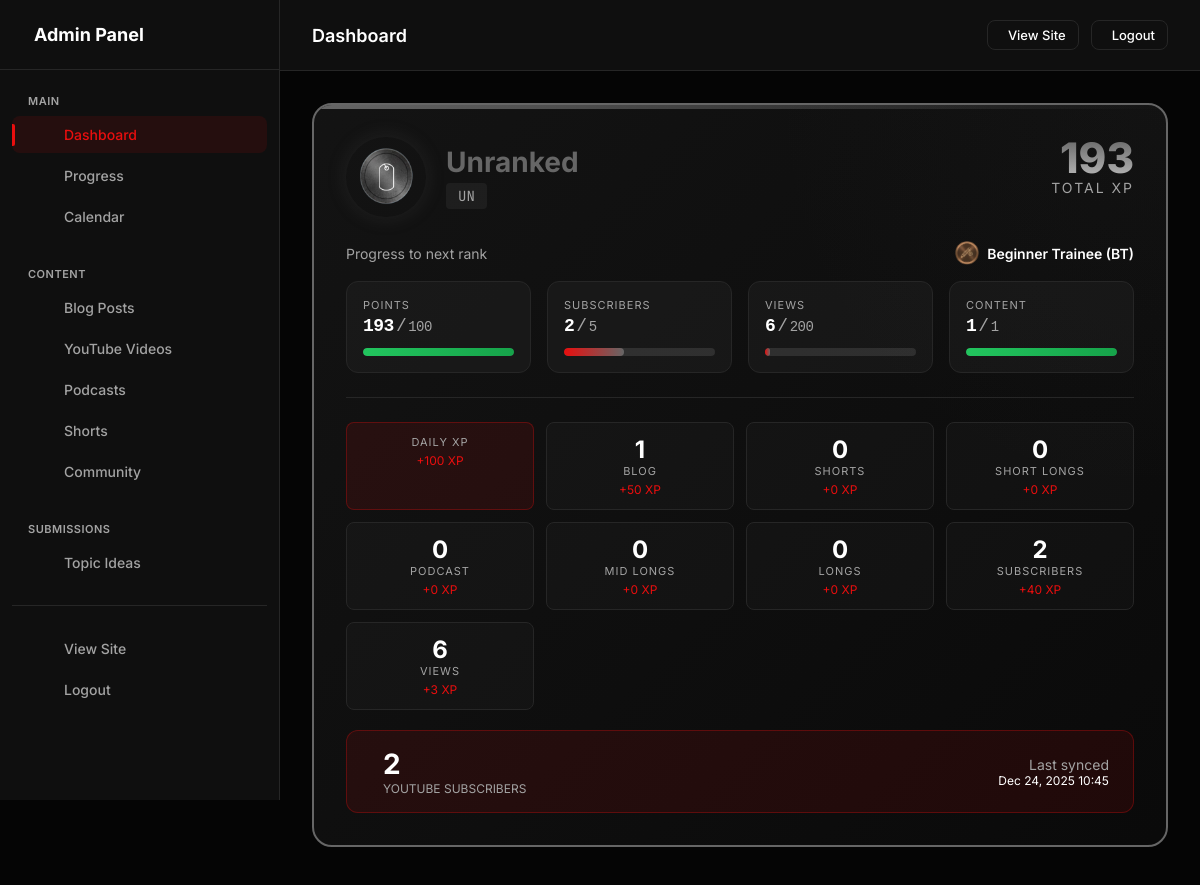
Before: /admin (signed in, upper part) with the older database file.
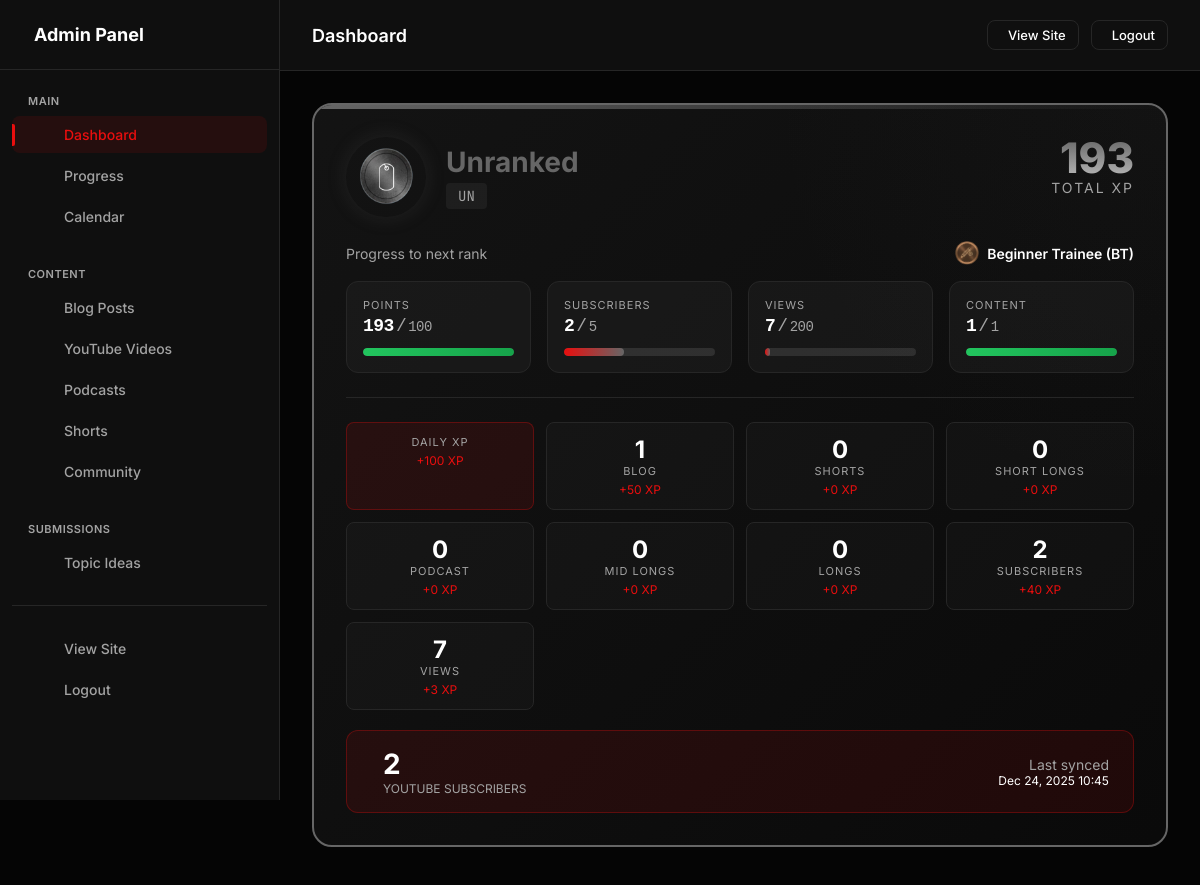
After: the same page with the newer database file.
### models.py (models this page shows, shortened)
class GamificationStats(db.Model):
    __tablename__ = 'gamification_stats'
    id = db.Column(db.Integer, primary_key=True)
    subscriber_count = db.Column(db.Integer, default=0)
    total_channel_views = db.Column(db.Integer, default=0)
    total_points = db.Column(db.Integer, default=0)
    total_content_count = db.Column(db.Integer, default=0)
    total_views = db.Column(db.Integer, default=0)
    current_rank_code = db.Column(db.String(10), default='UNRANKED')
    current_rank_name = db.Column(db.String(50), default='Unranked')
    blog_count = db.Column(db.Integer, default=0)
    shorts_count = db.Column(db.Integer, default=0)
    short_longs_count = db.Column(db.Integer, default=0)  # Videos < 5 min
    podcast_count = db.Column(db.Integer, default=0)
    mid_longs_count = db.Column(db.Integer, default=0)    # Videos 5-15 min
    longs_count = db.Column(db.Integer, default=0)        # Videos > 15 min
    blog_points = db.Column(db.Integer, default=0)
    shorts_points = db.Column(db.Integer, default=0)
    short_longs_points = db.Column(db.Integer, default=0)
    podcast_points = db.Column(db.Integer, default=0)
    mid_longs_points = db.Column(db.Integer, default=0)
    longs_points = db.Column(db.Integer, default=0)
    subscriber_points = db.Column(db.Integer, default=0)  # 1 subscriber = 20 pts
    views_points = db.Column(db.Integer, default=0)       # 1 view = 0.5 pts
    daily_xp_points = db.Column(db.Integer, default=0)    # Accumulated daily XP from tasks
    created_at = db.Column(db.DateTime, default=datetime.utcnow)
    updated_at = db.Column(db.DateTime, default=datetime.utcnow, onupdate=datetime.utcnow)
    last_sync_at = db.Column(db.DateTime)
    def calculate_rank(self):
        current_rank, next_rank = get_rank_for_stats(
            self.total_points,
            self.subscriber_count,
            self.total_views,
            self.total_content_count
        )
        self.current_rank_code = current_rank['code']
        self.current_rank_name = current_rank['name']
        return current_rank, next_rank
    def get_progress_to_next_rank(self):
        current_rank, next_rank = get_rank_for_stats(
            self.total_points,
            self.subscriber_count,
            self.total_views,
            self.total_content_count
        )
        if not next_rank:
            return None  # Max rank achieved
        def safe_progress(current, target):
            if target == 0:
                return 100
            return min(100, int((current / target) * 100))
        return {
            'points': safe_progress(self.total_points, next_rank['points']),
            'subscribers': safe_progress(self.subscriber_count, next_rank['subscribers']),
            'views': safe_progress(self.total_views, next_rank['views']),
            'content': safe_progress(self.total_content_count, next_rank['content']),
            'next_rank': next_rank
        }

### app.py (the view)
    @app.route('/admin')
    @admin_required
    def admin_dashboard():
        sync_message = None
        try:
            sync_result = auto_sync_youtube()
            if sync_result:
                sync_message = sync_result
        except Exception as e:
            sync_message = f"Auto-sync error: {str(e)}"
        total_video_views = db.session.query(db.func.sum(YouTubeVideo.views)).scalar() or 0
        total_shorts_views = db.session.query(db.func.sum(Short.views)).scalar() or 0
        stats = {
            'blog_posts': BlogPost.query.count(),
            'published_blog': BlogPost.query.filter_by(published=True).count(),
            'youtube_videos': YouTubeVideo.query.count(),
            'published_videos': YouTubeVideo.query.filter_by(published=True).count(),
            'podcasts': Podcast.query.count(),
            'published_podcasts': Podcast.query.filter_by(published=True).count(),
            'shorts': Short.query.count(),
            'published_shorts': Short.query.filter_by(published=True).count(),
            'community_posts': CommunityPost.query.count(),
            'published_community': CommunityPost.query.filter_by(published=True).count(),
            'total_video_views': total_video_views,
            'total_shorts_views': total_shorts_views,
            'total_views': total_video_views + total_shorts_views,
        }
        gamification = calculate_gamification_stats()
        current_rank, next_rank = gamification.calculate_rank()
        progress = gamification.get_progress_to_next_rank()
        ranks = [r.to_dict() for r in Rank.get_all_ordered()]
        content_points = get_content_points()
        points_name = get_points_name()
        return render_template('admin/dashboard.html',
                             stats=stats,
                             sync_message=sync_message,
                             gamification=gamification,
                             current_rank=current_rank,
                             next_rank=next_rank,
                             progress=progress,
                             ranks=ranks,
                             content_points=content_points,
                             points_name=points_name)

### models.py (called while the page is built)
def get_content_points():
    return ContentPointValue.get_all_as_dict()

def get_points_name():
    return SystemSettings.get('points_name', 'XP')

    @staticmethod
    def get(key, default=None):
        setting = SystemSettings.query.filter_by(key=key).first()
        return setting.value if setting else default

    @staticmethod
    def get_all_ordered():
        return Rank.query.order_by(Rank.level.asc()).all()

    def to_dict(self):
        return {
            'code': self.code,
            'name': self.name,
            'points': self.points_required,
            'subscribers': self.subscribers_required,
            'views': self.views_required,
            'content': self.content_required,
            'color': self.color,
            'icon': self.icon,
            'level': self.level,
            'is_max_rank': self.is_max_rank
        }

    @staticmethod
    def get_all_as_dict():
        values = ContentPointValue.query.all()
        return {v.content_type: v.points for v in values}

### templates/admin/dashboard.html (shortened to what the changed rows need)
{% extends "admin/base.html" %}
{% block page_title %}Dashboard{% endblock %}
{% block content %}
<div class="gamification-section">
    <div class="rank-card" style="--rank-color: {{ current_rank.color if current_rank else '#666' }};">
        <div class="rank-header">
            <div class="rank-info">
                <div class="rank-details">
                    <h2>{{ current_rank.name if current_rank else 'Unranked' }}</h2>
                </div>
            </div>
            <div class="points-display">
                <div class="points-value">{{ "{:,}".format(gamification.total_points) }}</div>
                <div class="points-label">Total {{ points_name }}</div>
            </div>
        </div>
        {% if progress and next_rank %}
        <div class="progress-section">
            <div class="next-rank-label">
                <span>Progress to next rank</span>
                <span class="next-rank-name" style="display: flex; align-items: center; gap: 8px;">
                    <img src="{{ url_for('static', filename='badges/' ~ next_rank.icon) }}" alt="{{ next_rank.code }}" style="width: 24px; height: 24px;">
                    {{ next_rank.name }} ({{ next_rank.code }})
                </span>
            </div>
            <div class="progress-bars">
                <div class="progress-item">
                    <div class="progress-item-header">
                        <span class="progress-item-label">Points</span>
                        <span class="progress-item-value">{{ gamification.total_points|format_number }}<span class="separator">/</span><span class="target">{{ next_rank.points|format_number }}</span></span>
                    </div>
                    <div class="progress-bar-container">
                        <div class="progress-bar-fill {% if progress.points >= 100 %}complete{% endif %}" style="width: {{ progress.points|default(0) }}%;"></div>
                    </div>
                </div>
                <div class="progress-item">
                    <div class="progress-item-header">
                        <span class="progress-item-label">Subscribers</span>
                        <span class="progress-item-value">{{ gamification.subscriber_count|format_number }}<span class="separator">/</span><span class="target">{{ next_rank.subscribers|format_number }}</span></span>
                    </div>
                    <div class="progress-bar-container">
                        <div class="progress-bar-fill {% if progress.subscribers >= 100 %}complete{% endif %}" style="width: {{ progress.subscribers|default(0) }}%;"></div>
                    </div>
                </div>
                <div class="progress-item">
                    <div class="progress-item-header">
                        <span class="progress-item-label">Views</span>
                        <span class="progress-item-value">{{ gamification.total_views|format_number }}<span class="separator">/</span><span class="target">{{ next_rank.views|format_number }}</span></span>
                    </div>
                    <div class="progress-bar-container">
                        <div class="progress-bar-fill {% if progress.views >= 100 %}complete{% endif %}" style="width: {{ progress.views|default(0) }}%;"></div>
                    </div>
                </div>
                <div class="progress-item">
                    <div class="progress-item-header">
                        <span class="progress-item-label">Content</span>
                        <span class="progress-item-value">{{ gamification.total_content_count|format_number }}<span class="separator">/</span><span class="target">{{ next_rank.content|format_number }}</span></span>
                    </div>
                    <div class="progress-bar-container">
                        <div class="progress-bar-fill {% if progress.content >= 100 %}complete{% endif %}" style="width: {{ progress.content|default(0) }}%;"></div>
                    </div>
                </div>
            </div>
        </div>
        {% elif current_rank and current_rank.code == 'AL' %}
        <div class="max-rank-achieved">
            <h3><i class="ph ph-crown"></i> APEX LEGEND ACHIEVED!</h3>
            <p style="color: var(--text-muted);">You have reached the maximum rank. Legendary status unlocked!</p>
        </div>
        {% endif %}
        <div class="content-breakdown">
            <div class="content-type-item" style="background: rgba(233, 14, 14, 0.1); border-color: rgba(233, 14, 14, 0.3);">
                <div class="content-type-label">Daily XP</div>
                <div class="content-type-points">+{{ (gamification.daily_xp_points|default(0))|format_number }} {{ points_name }}</div>
            </div>
            <div class="content-type-item">
                <div class="content-type-count">{{ gamification.blog_count|format_number }}</div>
                <div class="content-type-label">Blog</div>
                <div class="content-type-points">+{{ gamification.blog_points|format_number }} {{ points_name }}</div>
            </div>
            <div class="content-type-item">
                <div class="content-type-count">{{ gamification.shorts_count|format_number }}</div>
                <div class="content-type-label">Shorts</div>
                <div class="content-type-points">+{{ gamification.shorts_points|format_number }} {{ points_name }}</div>
            </div>
            <div class="content-type-item">
                <div class="content-type-count">{{ gamification.short_longs_count|format_number }}</div>
                <div class="content-type-label">Short Longs</div>
                <div class="content-type-points">+{{ gamification.short_longs_points|format_number }} {{ points_name }}</div>
            </div>
            <div class="content-type-item">
                <div class="content-type-count">{{ gamification.podcast_count|format_number }}</div>
                <div class="content-type-label">Podcast</div>
                <div class="content-type-points">+{{ gamification.podcast_points|format_number }} {{ points_name }}</div>
            </div>
            <div class="content-type-item">
                <div class="content-type-count">{{ gamification.mid_longs_count|format_number }}</div>
                <div class="content-type-label">Mid Longs</div>
                <div class="content-type-points">+{{ gamification.mid_longs_points|format_number }} {{ points_name }}</div>
            </div>
            <div class="content-type-item">
                <div class="content-type-count">{{ gamification.longs_count|format_number }}</div>
                <div class="content-type-label">Longs</div>
                <div class="content-type-points">+{{ gamification.longs_points|format_number }} {{ points_name }}</div>
            </div>
            <div class="content-type-item">
                <div class="content-type-count">{{ gamification.subscriber_count|format_number }}</div>
                <div class="content-type-label">Subscribers</div>
                <div class="content-type-points">+{{ (gamification.subscriber_points|default(0))|format_number }} {{ points_name }}</div>
            </div>
            <div class="content-type-item">
                <div class="content-type-count">{{ gamification.total_views|format_number }}</div>
                <div class="content-type-label">Views</div>
                <div class="content-type-points">+{{ (gamification.views_points|default(0))|format_number }} {{ points_name }}</div>
            </div>
        </div>
        <div class="subscribers-display">
            <div>
                <div class="subscribers-count">{{ gamification.subscriber_count|format_number }}</div>
                <div class="subscribers-label">YouTube Subscribers</div>
            </div>
            <div style="margin-left: auto; text-align: right;">
                <div style="font-size: 14px; color: var(--text-muted);">Last synced</div>
                <div style="font-size: 12px; color: var(--text-main);">{{ gamification.last_sync_at.strftime('%b %d, %Y %H:%M') if gamification.last_sync_at else 'Never' }}</div>
            </div>
        </div>
    </div>
</div>
            {% set total_content = stats.youtube_videos + stats.shorts %}
            {% set avg_views = (stats.total_views // total_content) if total_content > 0 else 0 %}
{% endblock %}

Changed rows visible on the page:
changed GamificationStats: total_views "6" → "7"
